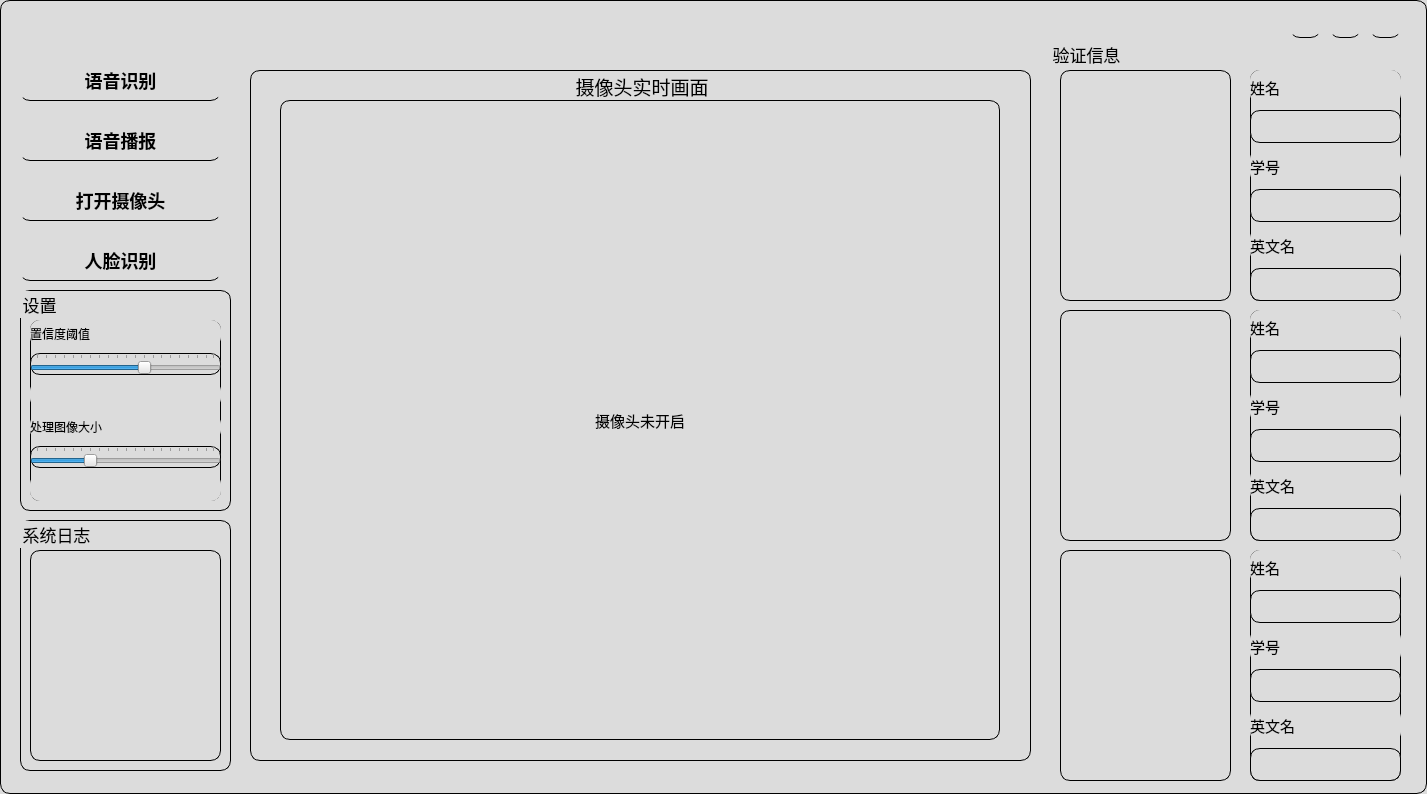
<?xml version="1.0" encoding="UTF-8"?>
<ui version="4.0">
 <class>Form</class>
 <widget class="QWidget" name="Form">
  <property name="geometry">
   <rect>
    <x>0</x>
    <y>0</y>
    <width>1427</width>
    <height>794</height>
   </rect>
  </property>
  <property name="windowTitle">
   <string>Form</string>
  </property>
  <property name="styleSheet">
   <string notr="true">QWidget{
background:#DCDCDC;
border-right:1px solid black;
border-left:1px solid black;
border-top:1px solid black;
border-bottom:1px solid black;
border-top-left-radius:10px;
border-bottom-left-radius:10px;
border-top-right-radius:10px;
border-bottom-right-radius:10px;
}
QPushButton{
    border:none;
    border-bottom:1px solid black;
    font-size:18px;
    font-weight:700;
 }
QPushButton:hover{border-left:4px solid grey;font-weight:700;}</string>
  </property>
  <widget class="QPushButton" name="left_visit">
   <property name="geometry">
    <rect>
     <x>1330</x>
     <y>10</y>
     <width>31</width>
     <height>28</height>
    </rect>
   </property>
   <property name="text">
    <string/>
   </property>
  </widget>
  <widget class="QGroupBox" name="realTimeCaptureGroupBox">
   <property name="geometry">
    <rect>
     <x>250</x>
     <y>70</y>
     <width>781</width>
     <height>691</height>
    </rect>
   </property>
   <property name="font">
    <font>
     <family>华文琥珀</family>
     <pointsize>14</pointsize>
    </font>
   </property>
   <property name="styleSheet">
    <string notr="true"/>
   </property>
   <property name="title">
    <string>摄像头实时画面</string>
   </property>
   <property name="alignment">
    <set>Qt::AlignCenter</set>
   </property>
   <widget class="QLabel" name="Capturelabel">
    <property name="geometry">
     <rect>
      <x>30</x>
      <y>30</y>
      <width>720</width>
      <height>640</height>
     </rect>
    </property>
    <property name="font">
     <font>
      <family>华文中宋</family>
      <pointsize>11</pointsize>
     </font>
    </property>
    <property name="styleSheet">
     <string notr="true"/>
    </property>
    <property name="frameShape">
     <enum>QFrame::Box</enum>
    </property>
    <property name="text">
     <string>摄像头未开启</string>
    </property>
    <property name="alignment">
     <set>Qt::AlignCenter</set>
    </property>
   </widget>
  </widget>
  <widget class="QPushButton" name="Voicevideo">
   <property name="geometry">
    <rect>
     <x>20</x>
     <y>120</y>
     <width>201</width>
     <height>41</height>
    </rect>
   </property>
   <property name="font">
    <font>
     <family>华文中宋</family>
     <pointsize>-1</pointsize>
     <weight>87</weight>
     <bold>true</bold>
    </font>
   </property>
   <property name="text">
    <string>语音播报</string>
   </property>
  </widget>
  <widget class="QPushButton" name="Voicerecognition">
   <property name="geometry">
    <rect>
     <x>20</x>
     <y>60</y>
     <width>201</width>
     <height>41</height>
    </rect>
   </property>
   <property name="font">
    <font>
     <family>华文中宋</family>
     <pointsize>-1</pointsize>
     <weight>87</weight>
     <bold>true</bold>
    </font>
   </property>
   <property name="text">
    <string>语音识别</string>
   </property>
  </widget>
  <widget class="QPushButton" name="left_close">
   <property name="geometry">
    <rect>
     <x>1290</x>
     <y>10</y>
     <width>31</width>
     <height>28</height>
    </rect>
   </property>
   <property name="text">
    <string/>
   </property>
  </widget>
  <widget class="QGroupBox" name="logGroup">
   <property name="geometry">
    <rect>
     <x>20</x>
     <y>520</y>
     <width>211</width>
     <height>251</height>
    </rect>
   </property>
   <property name="font">
    <font>
     <family>华文琥珀</family>
     <pointsize>13</pointsize>
    </font>
   </property>
   <property name="styleSheet">
    <string notr="true"/>
   </property>
   <property name="title">
    <string>系统日志</string>
   </property>
   <widget class="QTextEdit" name="logtextEdit">
    <property name="geometry">
     <rect>
      <x>10</x>
      <y>30</y>
      <width>191</width>
      <height>211</height>
     </rect>
    </property>
    <property name="styleSheet">
     <string notr="true"/>
    </property>
   </widget>
  </widget>
  <widget class="QPushButton" name="left_mini">
   <property name="geometry">
    <rect>
     <x>1370</x>
     <y>10</y>
     <width>31</width>
     <height>28</height>
    </rect>
   </property>
   <property name="text">
    <string/>
   </property>
  </widget>
  <widget class="QPushButton" name="Openvideo">
   <property name="geometry">
    <rect>
     <x>20</x>
     <y>180</y>
     <width>201</width>
     <height>41</height>
    </rect>
   </property>
   <property name="font">
    <font>
     <family>华文中宋</family>
     <pointsize>-1</pointsize>
     <weight>87</weight>
     <bold>true</bold>
    </font>
   </property>
   <property name="text">
    <string>打开摄像头</string>
   </property>
  </widget>
  <widget class="QPushButton" name="Facerecognition">
   <property name="geometry">
    <rect>
     <x>20</x>
     <y>240</y>
     <width>201</width>
     <height>41</height>
    </rect>
   </property>
   <property name="font">
    <font>
     <family>华文中宋</family>
     <pointsize>-1</pointsize>
     <weight>87</weight>
     <bold>true</bold>
    </font>
   </property>
   <property name="text">
    <string>人脸识别</string>
   </property>
  </widget>
  <widget class="QGroupBox" name="groupBox">
   <property name="geometry">
    <rect>
     <x>1050</x>
     <y>40</y>
     <width>361</width>
     <height>751</height>
    </rect>
   </property>
   <property name="font">
    <font>
     <family>华文琥珀</family>
     <pointsize>13</pointsize>
    </font>
   </property>
   <property name="styleSheet">
    <string notr="true">QGroupBox{border:none}</string>
   </property>
   <property name="title">
    <string>验证信息</string>
   </property>
   <widget class="QLabel" name="person1">
    <property name="geometry">
     <rect>
      <x>10</x>
      <y>30</y>
      <width>171</width>
      <height>231</height>
     </rect>
    </property>
    <property name="text">
     <string/>
    </property>
   </widget>
   <widget class="QLabel" name="person2">
    <property name="geometry">
     <rect>
      <x>10</x>
      <y>270</y>
      <width>171</width>
      <height>231</height>
     </rect>
    </property>
    <property name="text">
     <string/>
    </property>
   </widget>
   <widget class="QLabel" name="person3">
    <property name="geometry">
     <rect>
      <x>10</x>
      <y>510</y>
      <width>171</width>
      <height>231</height>
     </rect>
    </property>
    <property name="text">
     <string/>
    </property>
   </widget>
   <widget class="QWidget" name="verticalLayoutWidget">
    <property name="geometry">
     <rect>
      <x>200</x>
      <y>30</y>
      <width>151</width>
      <height>231</height>
     </rect>
    </property>
    <layout class="QVBoxLayout" name="verticalLayout">
     <item>
      <widget class="QLabel" name="label_5">
       <property name="font">
        <font>
         <family>华文中宋</family>
         <pointsize>11</pointsize>
        </font>
       </property>
       <property name="styleSheet">
        <string notr="true">QLabel{border:none}</string>
       </property>
       <property name="text">
        <string>姓名</string>
       </property>
      </widget>
     </item>
     <item>
      <widget class="QLabel" name="person1name">
       <property name="text">
        <string/>
       </property>
      </widget>
     </item>
     <item>
      <widget class="QLabel" name="label_6">
       <property name="font">
        <font>
         <family>华文中宋</family>
         <pointsize>11</pointsize>
        </font>
       </property>
       <property name="styleSheet">
        <string notr="true">QLabel{border:none}</string>
       </property>
       <property name="text">
        <string>学号</string>
       </property>
      </widget>
     </item>
     <item>
      <widget class="QLabel" name="person1stuid">
       <property name="text">
        <string/>
       </property>
      </widget>
     </item>
     <item>
      <widget class="QLabel" name="label_9">
       <property name="font">
        <font>
         <family>华文中宋</family>
         <pointsize>11</pointsize>
        </font>
       </property>
       <property name="styleSheet">
        <string notr="true">QLabel{border:none}</string>
       </property>
       <property name="text">
        <string>英文名</string>
       </property>
      </widget>
     </item>
     <item>
      <widget class="QLabel" name="person1english">
       <property name="text">
        <string/>
       </property>
      </widget>
     </item>
    </layout>
   </widget>
   <widget class="QWidget" name="verticalLayoutWidget_2">
    <property name="geometry">
     <rect>
      <x>200</x>
      <y>270</y>
      <width>151</width>
      <height>231</height>
     </rect>
    </property>
    <layout class="QVBoxLayout" name="verticalLayout_2">
     <item>
      <widget class="QLabel" name="label_10">
       <property name="font">
        <font>
         <family>华文中宋</family>
         <pointsize>11</pointsize>
        </font>
       </property>
       <property name="styleSheet">
        <string notr="true">QLabel{border:none}</string>
       </property>
       <property name="text">
        <string>姓名</string>
       </property>
      </widget>
     </item>
     <item>
      <widget class="QLabel" name="person2name">
       <property name="text">
        <string/>
       </property>
      </widget>
     </item>
     <item>
      <widget class="QLabel" name="label_12">
       <property name="font">
        <font>
         <family>华文中宋</family>
         <pointsize>11</pointsize>
        </font>
       </property>
       <property name="styleSheet">
        <string notr="true">QLabel{border:none}</string>
       </property>
       <property name="text">
        <string>学号</string>
       </property>
      </widget>
     </item>
     <item>
      <widget class="QLabel" name="person2stuid">
       <property name="text">
        <string/>
       </property>
      </widget>
     </item>
     <item>
      <widget class="QLabel" name="label_14">
       <property name="font">
        <font>
         <family>华文中宋</family>
         <pointsize>11</pointsize>
        </font>
       </property>
       <property name="styleSheet">
        <string notr="true">QLabel{border:none}</string>
       </property>
       <property name="text">
        <string>英文名</string>
       </property>
      </widget>
     </item>
     <item>
      <widget class="QLabel" name="person2english">
       <property name="text">
        <string/>
       </property>
      </widget>
     </item>
    </layout>
   </widget>
   <widget class="QWidget" name="verticalLayoutWidget_3">
    <property name="geometry">
     <rect>
      <x>200</x>
      <y>510</y>
      <width>151</width>
      <height>231</height>
     </rect>
    </property>
    <layout class="QVBoxLayout" name="verticalLayout_3">
     <item>
      <widget class="QLabel" name="label_16">
       <property name="font">
        <font>
         <family>华文中宋</family>
         <pointsize>11</pointsize>
        </font>
       </property>
       <property name="styleSheet">
        <string notr="true">QLabel{border:none}</string>
       </property>
       <property name="text">
        <string>姓名</string>
       </property>
      </widget>
     </item>
     <item>
      <widget class="QLabel" name="person3name">
       <property name="text">
        <string/>
       </property>
      </widget>
     </item>
     <item>
      <widget class="QLabel" name="label_18">
       <property name="font">
        <font>
         <family>华文中宋</family>
         <pointsize>11</pointsize>
        </font>
       </property>
       <property name="styleSheet">
        <string notr="true">QLabel{border:none}</string>
       </property>
       <property name="text">
        <string>学号</string>
       </property>
      </widget>
     </item>
     <item>
      <widget class="QLabel" name="person3stuid">
       <property name="text">
        <string/>
       </property>
      </widget>
     </item>
     <item>
      <widget class="QLabel" name="label_20">
       <property name="font">
        <font>
         <family>华文中宋</family>
         <pointsize>11</pointsize>
        </font>
       </property>
       <property name="styleSheet">
        <string notr="true">QLabel{border:none}</string>
       </property>
       <property name="text">
        <string>英文名</string>
       </property>
      </widget>
     </item>
     <item>
      <widget class="QLabel" name="person3english">
       <property name="text">
        <string/>
       </property>
      </widget>
     </item>
    </layout>
   </widget>
  </widget>
  <widget class="QGroupBox" name="groupBox_2">
   <property name="geometry">
    <rect>
     <x>20</x>
     <y>290</y>
     <width>211</width>
     <height>221</height>
    </rect>
   </property>
   <property name="font">
    <font>
     <family>华文琥珀</family>
     <pointsize>13</pointsize>
    </font>
   </property>
   <property name="styleSheet">
    <string notr="true">QLabel{border:none}</string>
   </property>
   <property name="title">
    <string>设置</string>
   </property>
   <widget class="QWidget" name="verticalLayoutWidget_4">
    <property name="geometry">
     <rect>
      <x>10</x>
      <y>30</y>
      <width>191</width>
      <height>181</height>
     </rect>
    </property>
    <layout class="QVBoxLayout" name="verticalLayout_4">
     <item>
      <widget class="QLabel" name="label">
       <property name="font">
        <font>
         <family>华文中宋</family>
        </font>
       </property>
       <property name="text">
        <string>置信度阈值</string>
       </property>
      </widget>
     </item>
     <item>
      <widget class="QSlider" name="confidenceThresholdSlider">
       <property name="maximum">
        <number>99</number>
       </property>
       <property name="singleStep">
        <number>5</number>
       </property>
       <property name="pageStep">
        <number>10</number>
       </property>
       <property name="value">
        <number>60</number>
       </property>
       <property name="orientation">
        <enum>Qt::Horizontal</enum>
       </property>
       <property name="tickPosition">
        <enum>QSlider::TicksAbove</enum>
       </property>
      </widget>
     </item>
     <item>
      <widget class="QLabel" name="confidencelabel">
       <property name="font">
        <font>
         <family>华文中宋</family>
        </font>
       </property>
       <property name="text">
        <string/>
       </property>
       <property name="alignment">
        <set>Qt::AlignCenter</set>
       </property>
      </widget>
     </item>
     <item>
      <widget class="QLabel" name="label_2">
       <property name="font">
        <font>
         <family>华文中宋</family>
        </font>
       </property>
       <property name="text">
        <string>处理图像大小</string>
       </property>
      </widget>
     </item>
     <item>
      <widget class="QSlider" name="setsizeSlider">
       <property name="singleStep">
        <number>5</number>
       </property>
       <property name="value">
        <number>30</number>
       </property>
       <property name="orientation">
        <enum>Qt::Horizontal</enum>
       </property>
       <property name="tickPosition">
        <enum>QSlider::TicksAbove</enum>
       </property>
      </widget>
     </item>
     <item>
      <widget class="QLabel" name="setsizelabel">
       <property name="font">
        <font>
         <family>华文中宋</family>
        </font>
       </property>
       <property name="text">
        <string/>
       </property>
       <property name="alignment">
        <set>Qt::AlignCenter</set>
       </property>
      </widget>
     </item>
    </layout>
   </widget>
  </widget>
 </widget>
 <resources/>
 <connections/>
</ui>
